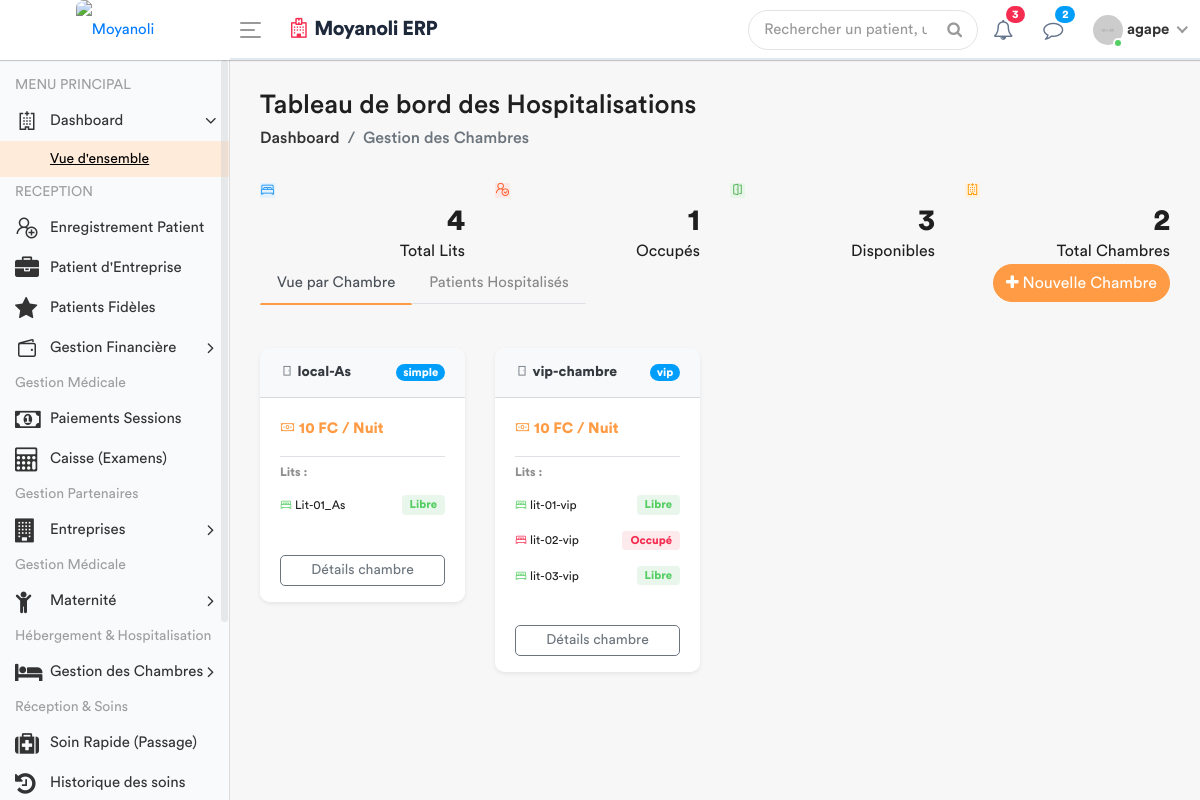
Page /chambres/ (signed in) on the earlier database version.
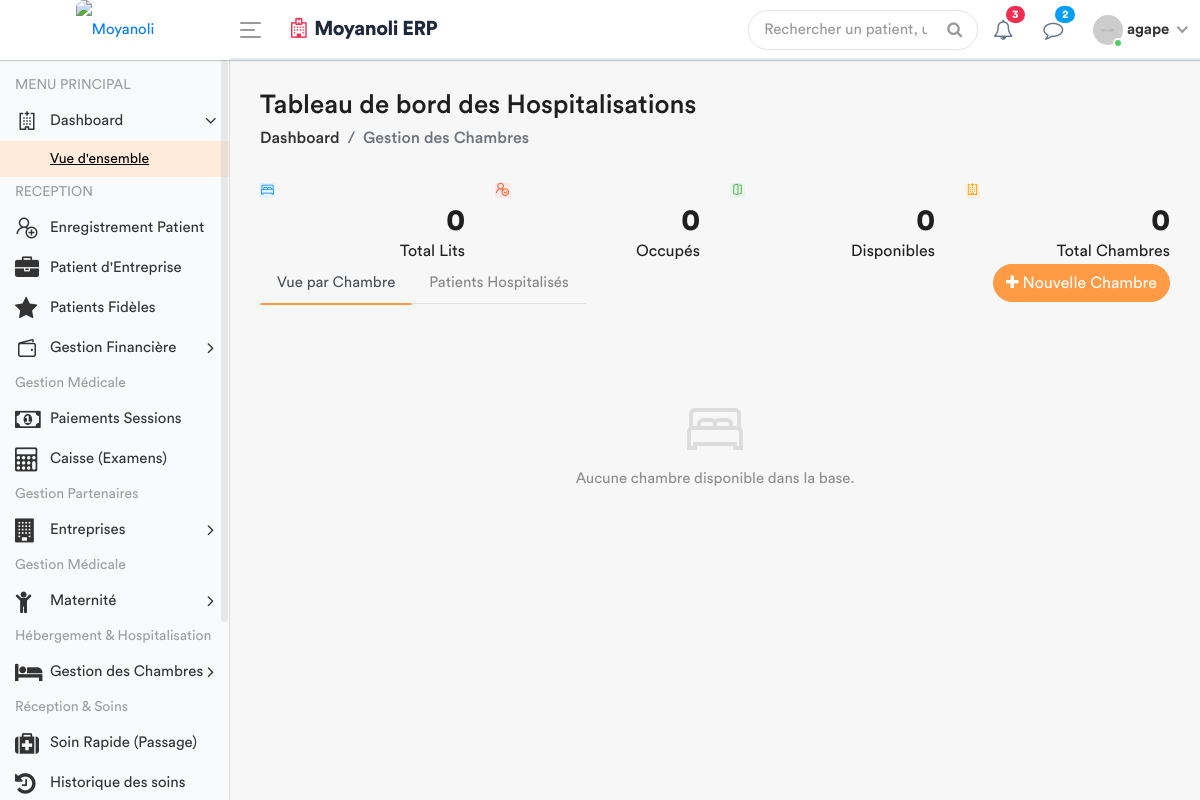
Same page on the later database version.
### apps/models.py (models this page shows, shortened)
class Chambre(models.Model):
    nom = models.CharField(max_length=50, default="Sans nom")
    type_chambre = models.ForeignKey(TypeChambre, on_delete=models.CASCADE)
    est_active = models.BooleanField(default=True)

class TypeChambre(models.Model):
    libelle = models.CharField(max_length=100)
    prix_nuitée = models.DecimalField(max_digits=10, decimal_places=2, default=0.00)

class Lit(models.Model):
    chambre = models.ForeignKey(Chambre, related_name='lits', on_delete=models.CASCADE)
    nom_lit = models.CharField(max_length=50)
    est_occupe = models.BooleanField(default=False)
    est_actif = models.BooleanField(default=True)

### apps/views.py (the view)
# urls.py: path('chambres/', views.dashboard_chambres, name='dashboard_chambres'),
@login_required
def dashboard_chambres(request):
    chambres = Chambre.objects.all().select_related('type_chambre').prefetch_related('lits')
    role = Fonction.objects.filter(userKey=request.user).select_related('fonctionKey').first()
    fonctionKey = role.fonctionKey.roleName if role else None
    stats = Lit.objects.aggregate(
        total_lits=Count('id', filter=Q(est_actif=True)),
        lits_occupes=Count('id', filter=Q(est_occupe=True, est_actif=True)),
        lits_disponibles=Count('id', filter=Q(est_occupe=False, est_actif=True))
    )
    context = {
        'fonctionKey': fonctionKey,
        'chambres': chambres,
        'total_chambres': chambres.filter(est_active=True).count(),
        'total_lits': stats['total_lits'],
        'lits_occupes': stats['lits_occupes'],
        'lits_disponibles': stats['lits_disponibles'],
    }
    return render(request, 'back-end/hospitalisation/dashboard_chambres.html', context)

### apps/templates/back-end/hospitalisation/dashboard_chambres.html (shortened to what the changed rows need)
<!DOCTYPE html>
{% load static %}
<html lang="fr">
    <head>
        {% include 'back-end/includes/css.html' %}
    </head>
    <body>
        <div class="main-wrapper">
            <div class="page-wrapper">
                <div class="content container-fluid">
                    <div class="row">
                        <div class="col-md-6 col-sm-6 col-lg-6 col-xl-3">
                            <div class="dash-widget">
                                <div class="dash-widget-info text-right">
                                    <h3>{{ total_lits|default:"0" }}</h3>
                                    <span class="widget-title1">Total Lits</span>
                                </div>
                            </div>
                        </div>
                        <div class="col-md-6 col-sm-6 col-lg-6 col-xl-3">
                            <div class="dash-widget">
                                <div class="dash-widget-info text-right">
                                    <h3>{{ lits_occupes|default:"0" }}</h3>
                                    <span class="widget-title2">Occupés</span>
                                </div>
                            </div>
                        </div>
                        <div class="col-md-6 col-sm-6 col-lg-6 col-xl-3">
                            <div class="dash-widget">
                                <div class="dash-widget-info text-right">
                                    <h3>{{ lits_disponibles|default:"0" }}</h3>
                                    <span class="widget-title3">Disponibles</span>
                                </div>
                            </div>
                        </div>
                        <div class="col-md-6 col-sm-6 col-lg-6 col-xl-3">
                            <div class="dash-widget">
                                <div class="dash-widget-info text-right">
                                    <h3>{{ total_chambres|default:"0" }}</h3>
                                    <span class="widget-title4">Total Chambres</span>
                                </div>
                            </div>
                        </div>
                    </div>
                    <div class="tab-content">
                        <div class="tab-pane show active" id="vue-chambres">
                            <div class="row">
                                {% for chambre in chambres %}
                                <div class="col-md-4 col-sm-6 col-lg-4 col-xl-3">
                                    <div class="card border-0 shadow-sm mb-4" style="border-radius: 10px; overflow: hidden;">
                                        <div class="card-header bg-light d-flex justify-content-between align-items-center py-3">
                                            <h5 class="m-0 font-weight-bold text-dark">
                                                <i class="la la-door-closed text-secondary"></i> {{ chambre.nom }}
                                            </h5>
                                            <span class="badge badge-pill badge-info">
                                                {{ chambre.type_chambre.libelle }}
                                            </span>
                                        </div>
                                        <div class="card-body">
                                            <p class="text-primary font-weight-bold mb-3">
                                                <i class="la la-money-bill"></i> {{ chambre.type_chambre.prix_nuitée|floatformat:0 }} FC / Nuit
                                            </p>
                                            <h6 class="font-weight-bold text-muted border-top pt-2">Lits :</h6>
                                            <div class="list-group list-group-flush">
                                                {% for lit in chambre.lits.all %}
                                                <div class="d-flex justify-content-between align-items-center py-2">
                                                    <span class="small font-weight-medium">
                                                        <i class="la la-bed {% if lit.est_occupe %}text-danger{% else %}text-success{% endif %}"></i>
                                                        {{ lit.nom_lit }}
                                                    </span>
                                                    {% if not lit.est_actif %}
                                                        <span class="badge badge-warning-light text-warning px-2 py-1 small">Maintenance</span>
                                                    {% elif lit.est_occupe %}
                                                        <span class="badge badge-danger-light text-danger px-2 py-1 small">Occupé</span>
                                                    {% else %}
                                                        <span class="badge badge-success-light text-success px-2 py-1 small">Libre</span>
                                                    {% endif %}
                                                </div>
                                                {% empty %}
                                                <p class="text-muted small italic m-0">Aucun lit configuré</p>
                                                {% endfor %}
                                            </div>
                                        </div>
                                        <div class="card-footer bg-white border-0 text-center pb-3">
                                            <a href="#" class="btn btn-sm btn-block btn-outline-secondary">Détails chambre</a>
                                        </div>
                                    </div>
                                </div>
                                {% empty %}
                                <div class="col-12 text-center py-5">
                                    <i class="la la-bed" style="font-size: 4rem; color: #ddd;"></i>
                                    <p class="text-muted mt-2">Aucune chambre disponible dans la base.</p>
                                </div>
                                {% endfor %}
                            </div>
                        </div>
                    </div>
                </div>
            </div>
        </div>
    </body>
</html>

Differences in the rows shown:
removed Chambre: nom "local-As", type_chambre.libelle "simple", type_chambre.prix_nuitée "10"
removed Lit: est_occupe False (drawn), nom_lit "Lit-01_As", est_actif "Libre", shown under "local-As"
removed Chambre: nom "vip-chambre", type_chambre.libelle "vip", type_chambre.prix_nuitée "10"
removed Lit: est_occupe False (drawn), nom_lit "lit-01-vip", est_actif "Libre", shown under "vip-chambre"
removed Lit: est_occupe True (drawn), nom_lit "lit-02-vip", est_actif "Occupé", shown under "vip-chambre"
removed Lit: est_occupe False (drawn), nom_lit "lit-03-vip", est_actif "Libre", shown under "vip-chambre"
Other differences:
{{ total_lits|default:"0" }}: "4" → "0"
{{ lits_occupes|default:"0" }}: "1" → "0"
{{ lits_disponibles|default:"0" }}: "3" → "0"
{{ total_chambres|default:"0" }}: "2" → "0"
text now shown: "Aucune chambre disponible dans la base."
